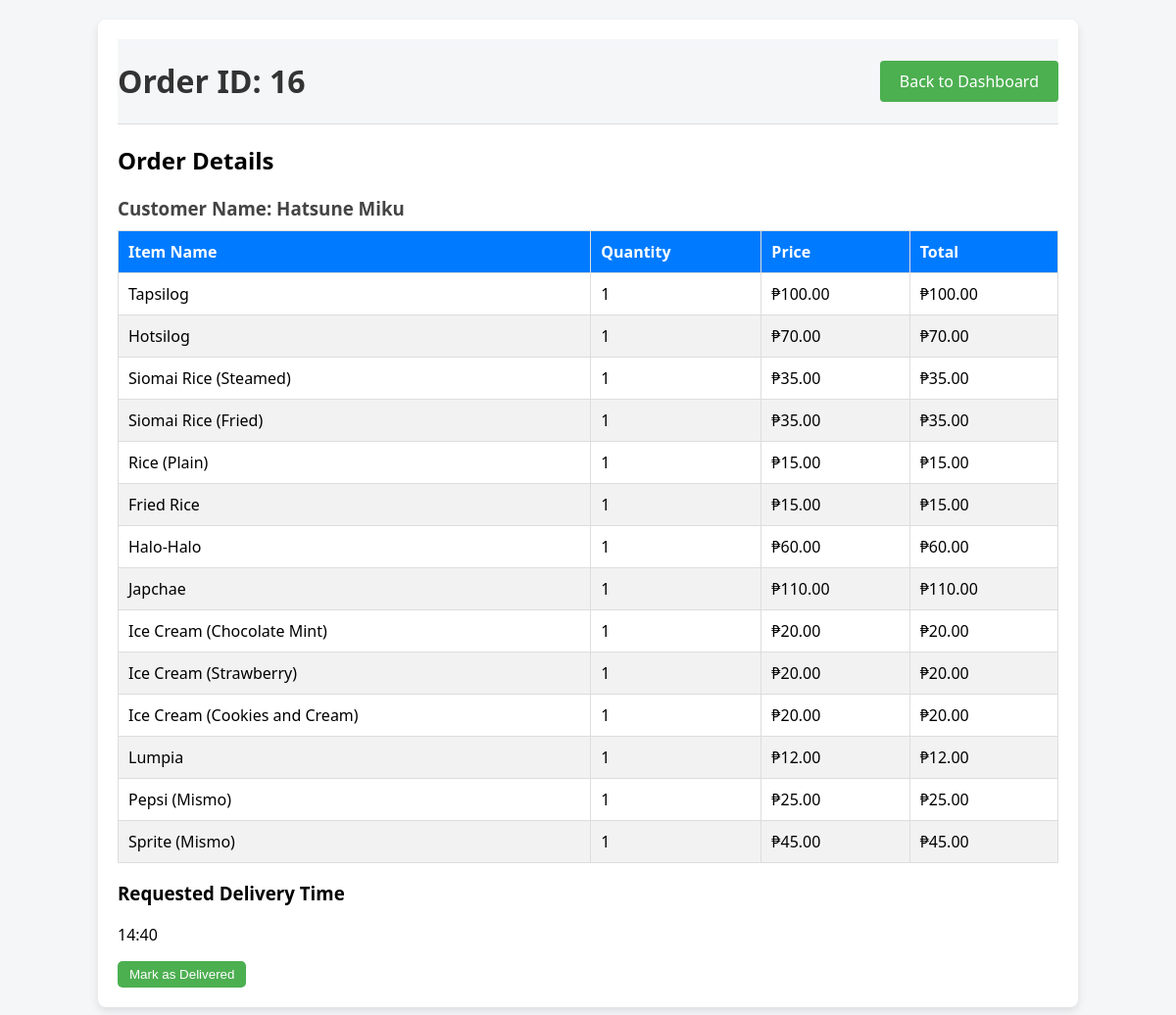
Page /order_details/16 (signed in) on the committed database.
### tables this page shows
CREATE TABLE Customers (
    Customer_ID INTEGER PRIMARY KEY AUTOINCREMENT,
    Name TEXT NOT NULL,
    Address TEXT NOT NULL,
    Phone TEXT NOT NULL,
    FOREIGN KEY (Phone) REFERENCES Users(Contact)
);

CREATE TABLE Order_Items (
    OrderItem_ID INTEGER PRIMARY KEY AUTOINCREMENT,
    Order_ID INTEGER,
    Item_ID INTEGER,
    Quantity INTEGER NOT NULL,
    FOREIGN KEY (Order_ID) REFERENCES Orders(Order_ID),
    FOREIGN KEY (Item_ID) REFERENCES Menu_Items(Item_ID)
);

CREATE TABLE Menu_Items (
    Item_ID INTEGER PRIMARY KEY AUTOINCREMENT,
    Item_Name TEXT NOT NULL,
    Category TEXT NOT NULL,
    Price REAL NOT NULL,
    FOREIGN KEY (Category) REFERENCES Categories(Category_Name)
);

CREATE TABLE Orders (
    Order_ID INTEGER PRIMARY KEY AUTOINCREMENT,
    Customer_ID INTEGER,
    Order_Type TEXT CHECK(Order_Type IN ('Walk-in', 'Delivery')) NOT NULL,
    Date DATE NOT NULL,
    Time_Ordered TIME NOT NULL,
    Requested_Delivery_Time TIME,
    Time_Delivered TIME,
    Delivered BOOLEAN NOT NULL,
    FOREIGN KEY (Customer_ID) REFERENCES Customers(Customer_ID)
);

### app.py (the view)
@app.route('/order_details/<int:order_id>')
def order_details(order_id):
    if session.get('role') != 'admin':
        return redirect(url_for('home'))
    conn = get_db_connection()
    cursor = conn.cursor()
    cursor.execute('''
        SELECT oi.Quantity, mi.Item_Name, mi.Price
        FROM Order_Items oi
        JOIN Menu_Items mi ON oi.Item_ID = mi.Item_ID
        WHERE oi.Order_ID = ?
    ''', (order_id,))
    order_items = cursor.fetchall()
    cursor.execute('''
        SELECT o.Requested_Delivery_Time, o.Delivered, o.Time_Delivered, c.Name
        FROM Orders o
        JOIN Customers c ON o.Customer_ID = c.Customer_ID
        WHERE o.Order_ID = ?
    ''', (order_id,))
    order_meta = cursor.fetchone()
    conn.close()
    requested_delivery_time = order_meta['Requested_Delivery_Time'] if order_meta else None
    delivered = order_meta['Delivered'] if order_meta else None
    time_delivered = order_meta['Time_Delivered'] if order_meta else None
    customer_name = order_meta['Name'] if order_meta else None
    return render_template('order_details.html',
                        order_id=order_id,
                        order_items=order_items,
                        requested_delivery_time=requested_delivery_time,
                        delivered=delivered,
                        time_delivered=time_delivered,
                        customer_name=customer_name)

### app.py (called while the page is built)
def get_db_connection():
    conn = sqlite3.connect(DB_PATH)
    conn.row_factory = sqlite3.Row
    return conn

### templates/order_details.html (shortened to what this page needs)
<!DOCTYPE html>
<html lang="en">
<head>
  <link rel="stylesheet" href="{{ url_for('static', filename='styles_order_details.css') }}">
</head>
<body>
  <div class="container">
    <header>
      <h1 class>Order ID: {{ order_id }}</h1>
      <div class="auth-buttons">
        <a href="{{ url_for('admin_dashboard') }}" class="btn-back">Back to Dashboard</a>
      </div>
    </header>
    <div class="order-items">
      <h2>Order Details</h2>
      <h3>Customer Name: {{ customer_name }}</h3>
      <table class="order-table">
        <thead>
          <tr>
            <th>Item Name</th>
            <th>Quantity</th>
            <th>Price</th>
            <th>Total</th>
          </tr>
        </thead>
        <tbody>
          {% for item in order_items %}
          <tr>
            <td>{{ item['Item_Name'] }}</td>
            <td>{{ item['Quantity'] }}</td>
            <td>₱{{ '%.2f'|format(item['Price']) }}</td>
            <td>₱{{ '%.2f'|format(item['Quantity'] * item['Price']) }}</td>
          </tr>
          {% endfor %}
        </tbody>
      </table>
    </div>
    {% if requested_delivery_time %}
      <div class="delivery-time">
        <h3>Requested Delivery Time</h3>
        <p>{{ requested_delivery_time }}</p>
      </div>
    {% endif %}
    <div class="mark-delivered">
      {% if not delivered %}
        <form action="{{ url_for('mark_delivered', order_id=order_id) }}" method="post">
          <button type="submit" class="btn-mark-delivered">Mark as Delivered</button>
        </form>
      {% else %}
        <p style="color: green;">Delivered at {{ time_delivered }}</p>
      {% endif %}
    </div>
  </div>
</body>
</html>

### static/styles_order_details.css (style rules this page uses)
body { font-family: 'Segoe UI', Tahoma, Geneva, Verdana, sans-serif; background-color: #f4f6f8; margin: 0; }
.container { width: 80%; margin: 20px auto; background-color: #ffffff; padding: 20px; border-radius: 8px; box-shadow: 0 4px 8px rgba(0, 0, 0, 0.1); }
header { display: flex; justify-content: space-between; align-items: center; background-color: #f4f6f8; border-bottom: 1px solid #ddd; }
h1 { text-align: left; color: #333; }
.order-items h3 { color: #444; margin-bottom: 10px; }
.order-table { width: 100%; border-collapse: collapse; }
.order-table th, .order-table td { padding: 10px; text-align: left; border: 1px solid #ddd; }
.order-table th { background-color: #007bff; color: white; }
.order-table tr:nth-child(even) { background-color: #f2f2f2; }
button { padding: 6px 12px; background-color: #4CAF50; color: white; border: none; cursor: pointer; border-radius: 5px; }
.btn-back { background-color: #4CAF50; color: white; padding: 10px 20px; border-radius: 4px; text-decoration: none; font-size: 16px; transition: background-color 0.3s; }

### rows in the picture
Customers: Name "Hatsune Miku"
Order_Items: Item_Name "Tapsilog", Quantity "1", item['Quantity']*item['Price'] "100.00"
Menu_Items: Price "100.00"
Order_Items: Item_Name "Hotsilog", Quantity "1", item['Quantity']*item['Price'] "70.00"
Menu_Items: Price "70.00"
Order_Items: Item_Name "Siomai Rice (Steamed)", Quantity "1", item['Quantity']*item['Price'] "35.00"
Menu_Items: Price "35.00"
Order_Items: Item_Name "Siomai Rice (Fried)", Quantity "1", item['Quantity']*item['Price'] "35.00"
Menu_Items: Price "35.00"
Order_Items: Item_Name "Rice (Plain)", Quantity "1", item['Quantity']*item['Price'] "15.00"
Menu_Items: Price "15.00"
Order_Items: Item_Name "Fried Rice", Quantity "1", item['Quantity']*item['Price'] "15.00"
Menu_Items: Price "15.00"
Order_Items: Item_Name "Halo-Halo", Quantity "1", item['Quantity']*item['Price'] "60.00"
Menu_Items: Price "60.00"
Order_Items: Item_Name "Japchae", Quantity "1", item['Quantity']*item['Price'] "110.00"
Menu_Items: Price "110.00"
Order_Items: Item_Name "Ice Cream (Chocolate Mint)", Quantity "1", item['Quantity']*item['Price'] "20.00"
Menu_Items: Price "20.00"
Order_Items: Item_Name "Ice Cream (Strawberry)", Quantity "1", item['Quantity']*item['Price'] "20.00"
Menu_Items: Price "20.00"
Order_Items: Item_Name "Ice Cream (Cookies and Cream)", Quantity "1", item['Quantity']*item['Price'] "20.00"
Menu_Items: Price "20.00"
Order_Items: Item_Name "Lumpia", Quantity "1", item['Quantity']*item['Price'] "12.00"
Menu_Items: Price "12.00"
Order_Items: Item_Name "Pepsi (Mismo)", Quantity "1", item['Quantity']*item['Price'] "25.00"
Menu_Items: Price "25.00"
Order_Items: Item_Name "Sprite (Mismo)", Quantity "1", item['Quantity']*item['Price'] "45.00"
Menu_Items: Price "45.00"
Orders: Requested_Delivery_Time "14:40"

### other values in the picture
{{ order_id }} "16"
